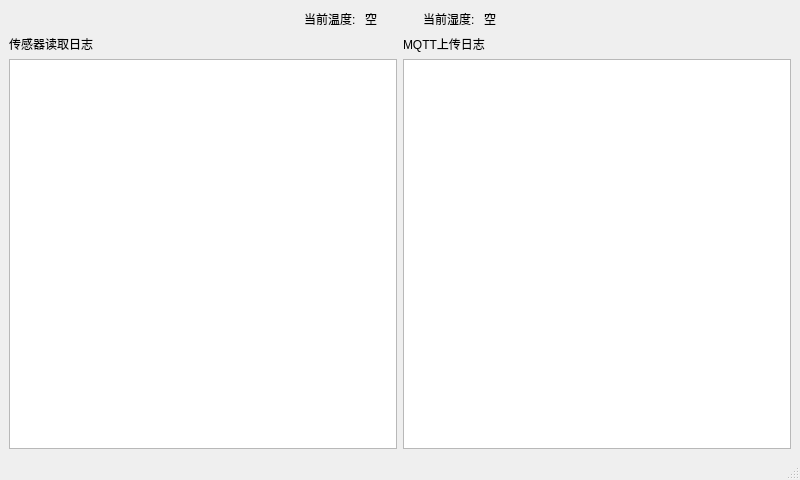
<?xml version="1.0" encoding="UTF-8"?>
<ui version="4.0">
 <class>mqttTest</class>
 <widget class="QMainWindow" name="mqttTest">
  <property name="geometry">
   <rect>
    <x>0</x>
    <y>0</y>
    <width>800</width>
    <height>480</height>
   </rect>
  </property>
  <property name="windowTitle">
   <string>MainWindow</string>
  </property>
  <widget class="QWidget" name="centralwidget">
   <layout class="QGridLayout" name="gridLayout">
    <item row="1" column="0">
     <layout class="QVBoxLayout" name="verticalLayout">
      <item>
       <widget class="QLabel" name="sensorLabel">
        <property name="text">
         <string>传感器读取日志</string>
        </property>
       </widget>
      </item>
      <item>
       <widget class="QPlainTextEdit" name="sensorPlainTextEdit"/>
      </item>
     </layout>
    </item>
    <item row="1" column="1">
     <layout class="QVBoxLayout" name="verticalLayout_2">
      <item>
       <widget class="QLabel" name="mqttLabel">
        <property name="text">
         <string>MQTT上传日志</string>
        </property>
       </widget>
      </item>
      <item>
       <widget class="QPlainTextEdit" name="mqttPlainTextEdit"/>
      </item>
     </layout>
    </item>
    <item row="0" column="0" colspan="2">
     <layout class="QHBoxLayout" name="horizontalLayout">
      <item>
       <spacer name="horizontalSpacer_3">
        <property name="orientation">
         <enum>Qt::Horizontal</enum>
        </property>
        <property name="sizeHint" stdset="0">
         <size>
          <width>40</width>
          <height>20</height>
         </size>
        </property>
       </spacer>
      </item>
      <item>
       <widget class="QLabel" name="temperatureKeyLabel">
        <property name="sizePolicy">
         <sizepolicy hsizetype="Maximum" vsizetype="Maximum">
          <horstretch>0</horstretch>
          <verstretch>0</verstretch>
         </sizepolicy>
        </property>
        <property name="text">
         <string>当前温度: </string>
        </property>
       </widget>
      </item>
      <item>
       <widget class="QLabel" name="temperatureKeyValue">
        <property name="sizePolicy">
         <sizepolicy hsizetype="Maximum" vsizetype="Maximum">
          <horstretch>0</horstretch>
          <verstretch>0</verstretch>
         </sizepolicy>
        </property>
        <property name="text">
         <string>空</string>
        </property>
       </widget>
      </item>
      <item>
       <spacer name="horizontalSpacer_4">
        <property name="orientation">
         <enum>Qt::Horizontal</enum>
        </property>
        <property name="sizeType">
         <enum>QSizePolicy::Preferred</enum>
        </property>
        <property name="sizeHint" stdset="0">
         <size>
          <width>40</width>
          <height>20</height>
         </size>
        </property>
       </spacer>
      </item>
      <item>
       <widget class="QLabel" name="humidityKeyLabel">
        <property name="text">
         <string>当前湿度: </string>
        </property>
       </widget>
      </item>
      <item>
       <widget class="QLabel" name="humidityKeyValue">
        <property name="text">
         <string>空</string>
        </property>
       </widget>
      </item>
      <item>
       <spacer name="horizontalSpacer_2">
        <property name="orientation">
         <enum>Qt::Horizontal</enum>
        </property>
        <property name="sizeHint" stdset="0">
         <size>
          <width>40</width>
          <height>20</height>
         </size>
        </property>
       </spacer>
      </item>
     </layout>
    </item>
   </layout>
  </widget>
  <widget class="QMenuBar" name="menubar">
   <property name="geometry">
    <rect>
     <x>0</x>
     <y>0</y>
     <width>800</width>
     <height>21</height>
    </rect>
   </property>
  </widget>
  <widget class="QStatusBar" name="statusbar"/>
 </widget>
 <resources/>
 <connections/>
</ui>
